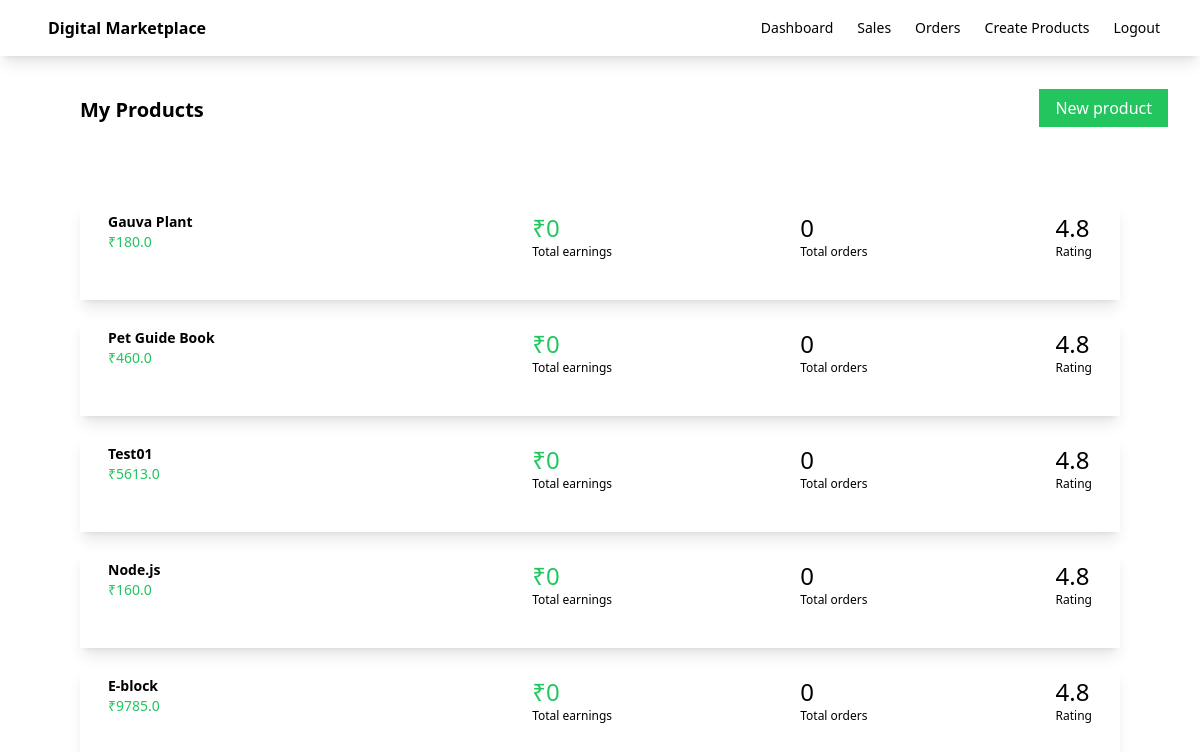
The page /dashboard/ (signed in) on the database its author committed.
### myApp/models.py (models this page shows, shortened)
class Product(models.Model):
    seller = models.ForeignKey(User, on_delete=models.CASCADE)
    name = models.CharField(max_length=100)
    description = models.CharField(max_length=100)
    price = models.FloatField()
    file = models.FileField(upload_to='uploads')
    total_sales_amount = models.IntegerField(default=0)
    total_sales = models.IntegerField(default=0)

### myApp/views.py (the view)
# urls.py: path('dashboard/',dashboard,name='dashboard'),
def dashboard(request):
    products = Product.objects.filter(seller=request.user)
    return render(request,'myApp/dashboard.html',{'products':products})

### myApp/templates/myApp/dashboard.html (shortened to what this page needs)
{% extends "myApp/base.html" %}
{% block body %}
<div class="flex justify-between">
    <div class="ml-20 mt-10 font-bold text-xl">My Products</div>
    <div class="ml-20 mt-10">
        <a class="bg-green-500 text-white px-4 py-2 mr-8" href="{% url 'createproduct' %}">New product</a>
    </div>
</div>
<div class="products-container p-10 m-5">
    {% for product in products %}
    <div class="flex m-5 p-2 shadow-lg justify-between">
        <div class="flex w-1/4">
            <div class="relative group">
                <a href="{% url 'editproduct' product.id %}">
                    <div class="ml-5">
                        <div class="font-bold text-sm">
                            {{ product.name }}
                        </div>
                        <div class="text-sm text-green-500">
                            ₹{{ product.price }}
                        </div>
                    </div>
                </a>
            </div>
        </div>
        <div>
            <div class="text-2xl text-green-500">₹{{product.total_sales_amount}}</div>
            <div class="text-xs">Total earnings</div>
        </div>
        <div>
            <div class="text-2xl">{{product.total_sales}}</div>
            <div class="text-xs">Total orders</div>
        </div>
        <div class="pr-5">
            <div class="text-2xl">4.8</div>
            <div class="text-xs">Rating</div>
        </div>
    </div>
    {% endfor %}
</div>
{% endblock %}

### rows shown on the page
Product: name "Gauva Plant", price "180.0", total_sales_amount "0", total_sales "0"
Product: name "Pet Guide Book", price "460.0", total_sales_amount "0", total_sales "0"
Product: name "Test01", price "5613.0", total_sales_amount "0", total_sales "0"
Product: name "Node.js", price "160.0", total_sales_amount "0", total_sales "0"
Product: name "E-block", price "9785.0", total_sales_amount "0", total_sales "0"
